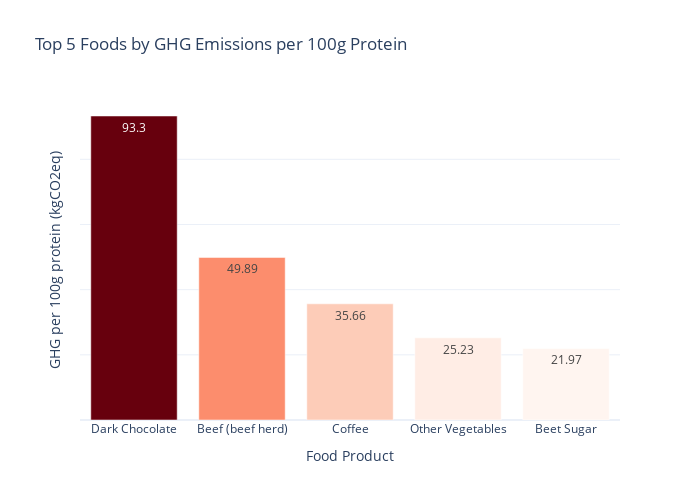

Write notebook code for a chart like this one.
### Code cell
fig = px.bar(
    top_ghg,
    x = "food_product",
    y = "GHG_per_100g_protein",
    color = "GHG_per_100g_protein",
    color_continuous_scale = "Reds",
    title = "Top 5 Foods by GHG Emissions per 100g Protein",
    labels = {"GHG_per_100g_protein": "GHG per 100g protein (kgCO2eq)", "food_product": "Food Product"},
    text = "GHG_per_100g_protein"
)

fig.update_layout(
    xaxis_title = "Food Product",
    yaxis_title = "GHG per 100g protein (kgCO2eq)",
    yaxis = dict(
        showticklabels = False
    ),
    template = "plotly_white",
    width = 700,
    height = 500,
    coloraxis_showscale = False

)
fig.show()

### Figure 1 — Plotly figure (JSON) as saved in the notebook; plotly's stock layout.template omitted (floating-point values rounded to 4 significant figures)
{"data": [{"hovertemplate": "Food Product=%{x}<br>GHG per 100g protein (kgCO2eq)=%{marker.color}<extra></extra>", "legendgroup": "", "marker": {"color": [93.3, 49.89, 35.66, 25.23, 21.97], "coloraxis": "coloraxis", "pattern": {"shape": ""}}, "name": "", "orientation": "v", "showlegend": false, "text": [93.3, 49.89, 35.66, 25.23, 21.97], "textposition": "auto", "type": "bar", "x": ["Dark Chocolate", "Beef (beef herd)", "Coffee", "Other Vegetables", "Beet Sugar"], "xaxis": "x", "y": [93.3, 49.89, 35.66, 25.23, 21.97], "yaxis": "y"}], "layout": {"barmode": "relative", "coloraxis": {"colorbar": {"title": {"text": "GHG per 100g protein (kgCO2eq)"}}, "colorscale": [[0, "rgb(255,245,240)"], [0.125, "rgb(254,224,210)"], [0.25, "rgb(252,187,161)"], [0.375, "rgb(252,146,114)"], [0.5, "rgb(251,106,74)"], [0.625, "rgb(239,59,44)"], [0.75, "rgb(203,24,29)"], [0.875, "rgb(165,15,21)"], [1, "rgb(103,0,13)"]], "showscale": false}, "height": 500, "legend": {"tracegroupgap": 0}, "title": {"text": "Top 5 Foods by GHG Emissions per 100g Protein"}, "width": 700, "xaxis": {"anchor": "y", "domain": [0, 1], "title": {"text": "Food Product"}}, "yaxis": {"anchor": "x", "domain": [0, 1], "showticklabels": false, "title": {"text": "GHG per 100g protein (kgCO2eq)"}}}}
